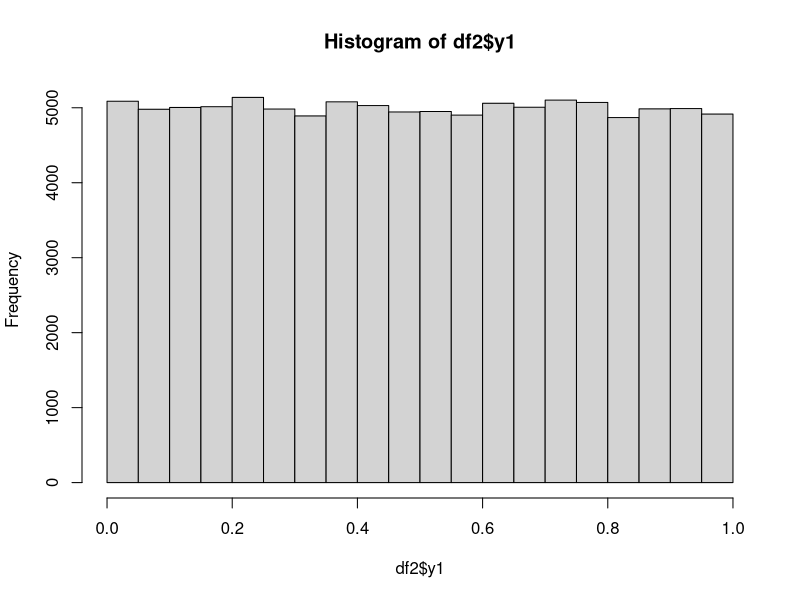

R code for this plot: (Note: this script raises an error after producing the figure.)
#必要であれば、tidyverseのライブラリをインストールする
# install.packages("tidyverse")
library(tidyverse)

### 1.仮想データの作成 ###

# 私的価値xは一様分布
# 入札者は全て2人ずつ

# オークション回数を設定する（適宜、変更する）
count_auction = 1000000

# オークション回数、入札者数、入札者iの私的価値
df1 <- data.frame(auction = c(1:count_auction),
                  num = as.numeric(2),
                  xi = runif(count_auction))

# 自分以外のjの私的価値
df2 <- data.frame(xj = runif(100000))

# 各行での最大値（最大の順序統計量、今回はxjと同じ?）
df2$y1 <- apply(df2, 1, max)
summary(df2)
hist(df2$y1)

# くっつける
df <- cbind(df1,df2)
head(df)

# i,jそれぞれの入札額b、落札額p
bx <- Vectorize(b)
library(tidyverse)
df <- df %>% 
  mutate(bi = bx(.$xi)) %>% 
  mutate(bj = bx(.$xj)) %>% 
  mutate(p = ifelse(bi>bj, bi, bj))

# 確認
head(df)

###########

### 2.入札関数を求める ###

# 一様分布の累積分布関数:F(x)
Large_f <- function(x){
  punif(x)
}

# 第1順序統計量の累積分布関数:G(x)=F(x)^(N-1)
G <- function(x){
  Large_f(x) ^ (ncol(df2)-1)
}

# xをtに置き換える:G(t)
t <- function(t){
  G(t)
}

# 関数tを変数tについて0からxまで積分
z <- function(x){
  integrate(t, 0, x)
}

# G(x)とG(t)を入札関数の式に代入
b <- function(x){
  Z <- z(x)
  b <- x - Z$value/G(x)
  return(b)
}

# xに値を入れて確認
# z(0.2)
# b(0.2)


###########

### 3.シミュレーション ###

# 2000個の私的価値のデータを一つに
B <- data.frame(bij = c(df$bi,df$bj))

# 入札額の累積分布関数をノンパラメトリックに推定
H <- function(b, M=100000, N=2, bij=B$bij){
  sum(ifelse(bij<=b, 1, 0))/(M*N)
}
#  b=0.1のとき
# print(H(0.1))

# 確率密度関数を数値微分によって求める
h<- function(b, e=1e-4){
  ((H(b + e)-H(b - e))/(2*e))
}

# bに値を入れて確認
h(0.1)

# 私的価値の推定
x <- function(b, N=2){
  b + H(b)/((N-1)*h(b))
}

# bに値を入れて確認
x(0.1)

###########
# Macの場合は、フォントファミリーを指定
# par(family= "HiraKakuProN-W3")

# 入札額の確率密度関数のグラフを作成
h1 <- Vectorize(h)
plot(h1, xlim=c(0,1), main="確率密度関数", xlab="b", ylab="h(b)")

# 私的価値の確率密度関数のグラフを作成
x1 <- Vectorize(x)
plot(x1, xlim=c(0,1), ylim=c(0,1), main="私的価値", xlab="b", ylab="x")


###########
